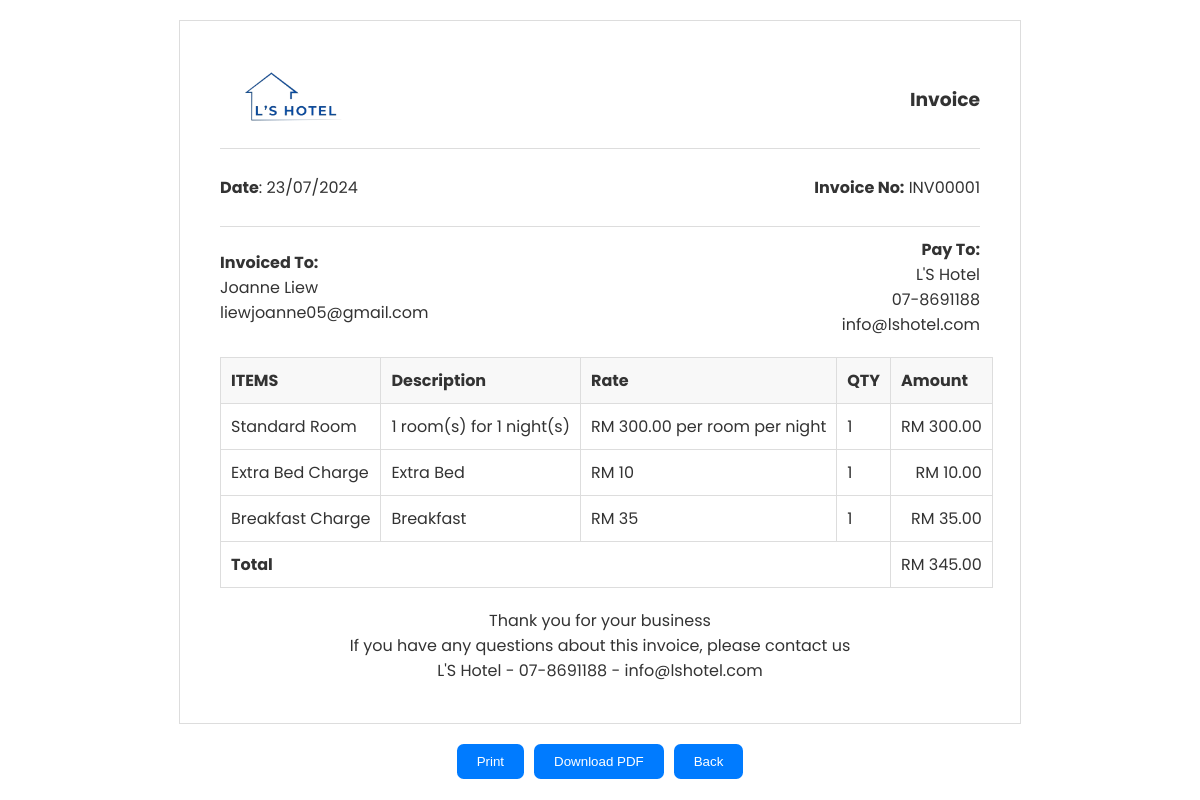
Page /invoice.php?booking_id=3 on the earlier database version.
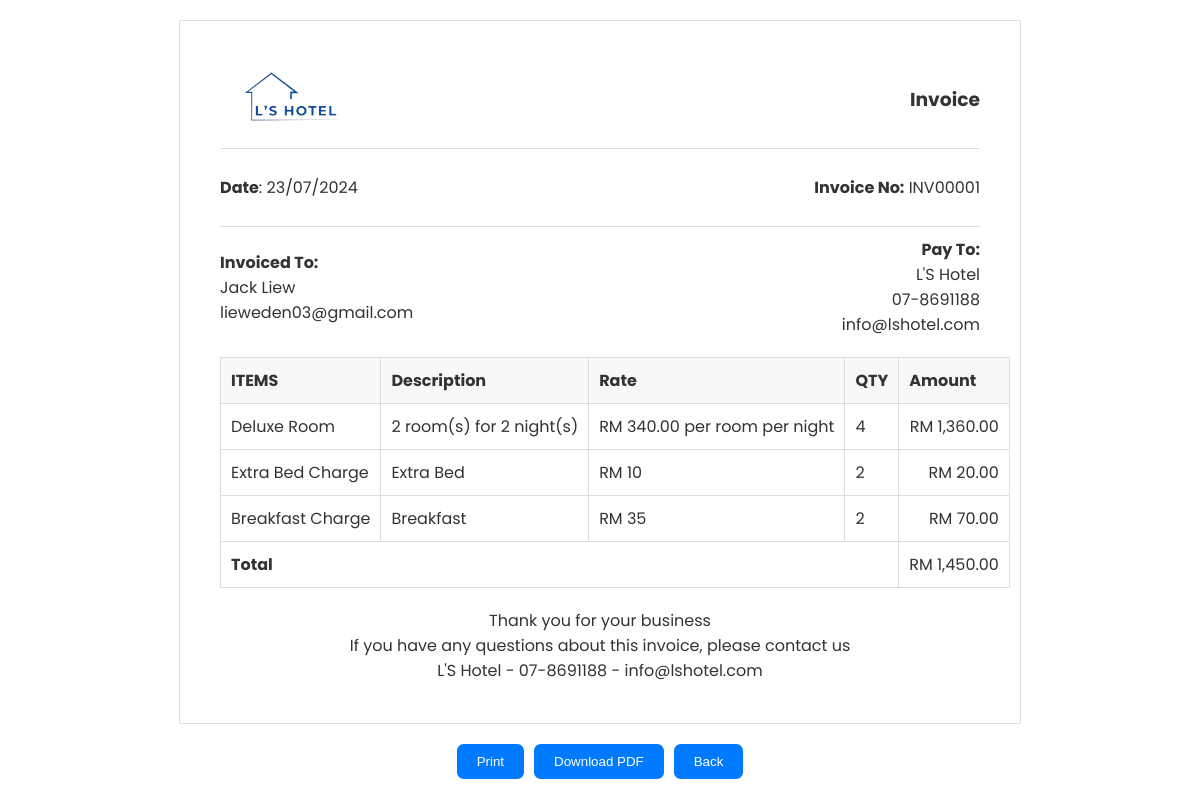
Same page on the later database version.
### tables this page shows
CREATE TABLE `bookings` (
  `booking_id` int(11) NOT NULL,
  `email` varchar(100) NOT NULL,
  `room_id` int(11) NOT NULL,
  `check_in_date` date NOT NULL,
  `check_out_date` date NOT NULL,
  `days` int(11) NOT NULL,
  `number_of_rooms` int(11) NOT NULL,
  `bed_selection` varchar(255) NOT NULL,
  `smoke` varchar(255) NOT NULL,
  `first_name` varchar(50) NOT NULL,
  `last_name` varchar(50) NOT NULL,
  `phone_number` varchar(15) NOT NULL,
  `bring_car` varchar(3) NOT NULL,
  `additional_requests` varchar(255) DEFAULT NULL,
  `total_amount` decimal(10,2) NOT NULL,
  `created_at` timestamp NOT NULL DEFAULT current_timestamp(),
  `car_plates` varchar(255) DEFAULT NULL,
  `payment_status` varchar(20) NOT NULL,
  `booking_status` varchar(20) NOT NULL
);

CREATE TABLE `users` (
  `id` int(11) NOT NULL,
  `first_name` varchar(50) NOT NULL,
  `last_name` varchar(50) NOT NULL,
  `email` varchar(100) NOT NULL,
  `phone_number` varchar(15) NOT NULL,
  `password` varchar(255) NOT NULL
);

CREATE TABLE `rooms` (
  `room_id` int(11) NOT NULL,
  `room_type` varchar(255) NOT NULL,
  `room_level` int(3) NOT NULL,
  `room_price` decimal(10,2) NOT NULL,
  `room_features` text DEFAULT NULL,
  `room_facilities` text DEFAULT NULL,
  `room_size` varchar(50) DEFAULT NULL,
  `room_availability` int(11) DEFAULT NULL,
  `room_description` text DEFAULT NULL,
  `room_images` text DEFAULT NULL
);

### invoice.php (the view, shortened to what the changed rows need)
<?php
include 'config.php';
function getBookingDetails($conn, $booking_id) {
    $sql = "SELECT b.*, u.first_name, u.last_name, r.room_type, r.room_price
            FROM bookings b
            JOIN users u ON b.email = u.email
            JOIN rooms r ON b.room_id = r.room_id
            WHERE b.booking_id = ?";
    $stmt = $conn->prepare($sql);
    $stmt->bind_param("i", $booking_id);
    $stmt->execute();
    $result = $stmt->get_result();
    $booking = $result->fetch_assoc();
    return $booking;
}
function calculateAdditionalCharges($additional_requests) {
    $extra_bed_charge = 10;
    $breakfast_charge = 35;
    $extra_bed_total = 0;
    $breakfast_total = 0;
    $extra_bed_qty = 0;
    $breakfast_qty = 0;
    foreach ($additional_requests as $request) {
        if (isset($request['extra_bed']) && $request['extra_bed'] === 'Yes') {
            $extra_bed_qty += $request['bed_quantity'];
            $extra_bed_total += $request['bed_quantity'] * $extra_bed_charge;
        }
        if (isset($request['add_breakfast']) && $request['add_breakfast'] === 'Yes') {
            $breakfast_qty += $request['breakfast_quantity'];
            $breakfast_total += $request['breakfast_quantity'] * $breakfast_charge;
        }
    }
    return [
        'extra_bed_total' => $extra_bed_total,
        'breakfast_total' => $breakfast_total,
        'extra_bed_qty' => $extra_bed_qty,
        'breakfast_qty' => $breakfast_qty,
    ];
}
try {
    $booking_id = $_GET['booking_id'];
    $booking = getBookingDetails($conn, $booking_id);
    $additional_requests = json_decode($booking['additional_requests'], true);
    $charges = calculateAdditionalCharges($additional_requests);
    $room_total = $booking['room_price'] * $booking['number_of_rooms'] * $booking['days'];
    $total_amount = $room_total + $charges['extra_bed_total'] + $charges['breakfast_total'];
} catch (Exception $e) {
    die($e->getMessage());
}
?>
<!DOCTYPE html>
<html lang="en">
<head>
    <link rel="stylesheet" href="css/invoice.css?v=<?php echo time(); ?>">
    <link rel="stylesheet" href="https://cdnjs.cloudflare.com/ajax/libs/font-awesome/6.2.1/css/all.min.css" />
</head>
<body>
    <div class="invoice-wrapper" id="print-area">
        <div class="invoice">
            <div class="invoice-container">
                <div class="invoice-head">
                    <div class="invoice-head-bottom">
                        <div class="invoice-head-bottom-left">
                            <ul>
                                <li class="text-bold">Invoiced To:</li>
                                <li><?php echo htmlspecialchars($booking['first_name'] . ' ' . $booking['last_name']); ?></li>
                                <li><?php echo htmlspecialchars($booking['email']); ?></li>
                            </ul>
                        </div>
                    </div>
                </div>
                <div class="overflow-view">
                    <div class="invoice-body">
                        <table>
                            <thead>
                                <tr>
                                    <td class="text-bold">ITEMS</td>
                                    <td class="text-bold">Description</td>
                                    <td class="text-bold">Rate</td>
                                    <td class="text-bold">QTY</td>
                                    <td class="text-bold">Amount</td>
                                </tr>
                            </thead>
                            <tbody>
                                <tr>
                                    <td><?php echo htmlspecialchars($booking['room_type']); ?></td>
                                    <td><?php echo htmlspecialchars($booking['number_of_rooms']); ?> room(s) for <?php echo htmlspecialchars($booking['days']); ?> night(s)</td>
                                    <td>RM <?php echo number_format($booking['room_price'], 2); ?> per room per night</td>
                                    <td><?php echo htmlspecialchars($booking['number_of_rooms'] * $booking['days']); ?></td>
                                    <td class="text-end">RM <?php echo number_format($room_total, 2); ?></td>
                                </tr>
                                <tr>
                                    <td>Extra Bed Charge</td>
                                    <td>Extra Bed</td>
                                    <td>RM 10</td>
                                    <td><?php echo $charges['extra_bed_qty']; ?></td>
                                    <td class="text-end">RM <?php echo number_format($charges['extra_bed_total'], 2); ?></td>
                                </tr>
                                <tr>
                                    <td>Breakfast Charge</td>
                                    <td>Breakfast</td>
                                    <td>RM 35</td>
                                    <td><?php echo $charges['breakfast_qty']; ?></td>
                                    <td class="text-end">RM <?php echo number_format($charges['breakfast_total'], 2); ?></td>
                                </tr>
                            </tbody>
                            <tfoot>
                                <tr>
                                    <td colspan="4" class="text-bold">Total</td>
                                    <td class="text-end">RM <?php echo number_format($total_amount, 2); ?></td>
                                </tr>
                            </tfoot>
                        </table>
                    </div>
                </div>
            </div>
        </div>
    </div>
</body>
</html>

Differences in the rows shown:
changed bookings: users.first_name+last_name "Joanne Liew" → "Jack Liew"; email "liewjoanne05@gmail.com" → "lieweden03@gmail.com"; room.room_type "Standard Room" → "Deluxe Room"; number_of_rooms "1" → "2"; days "1" → "2"; room.room_price "300.00" → "340.00"; $booking['number_of_rooms'] * $booking['days'] "1" → "4"; room_total "300.00" → "1,360.00"; additional_requests "1" → "2"; additional_requests "10.00" → "20.00"; additional_requests "35.00" → "70.00"; total_amount "345.00" → "1,450.00"
